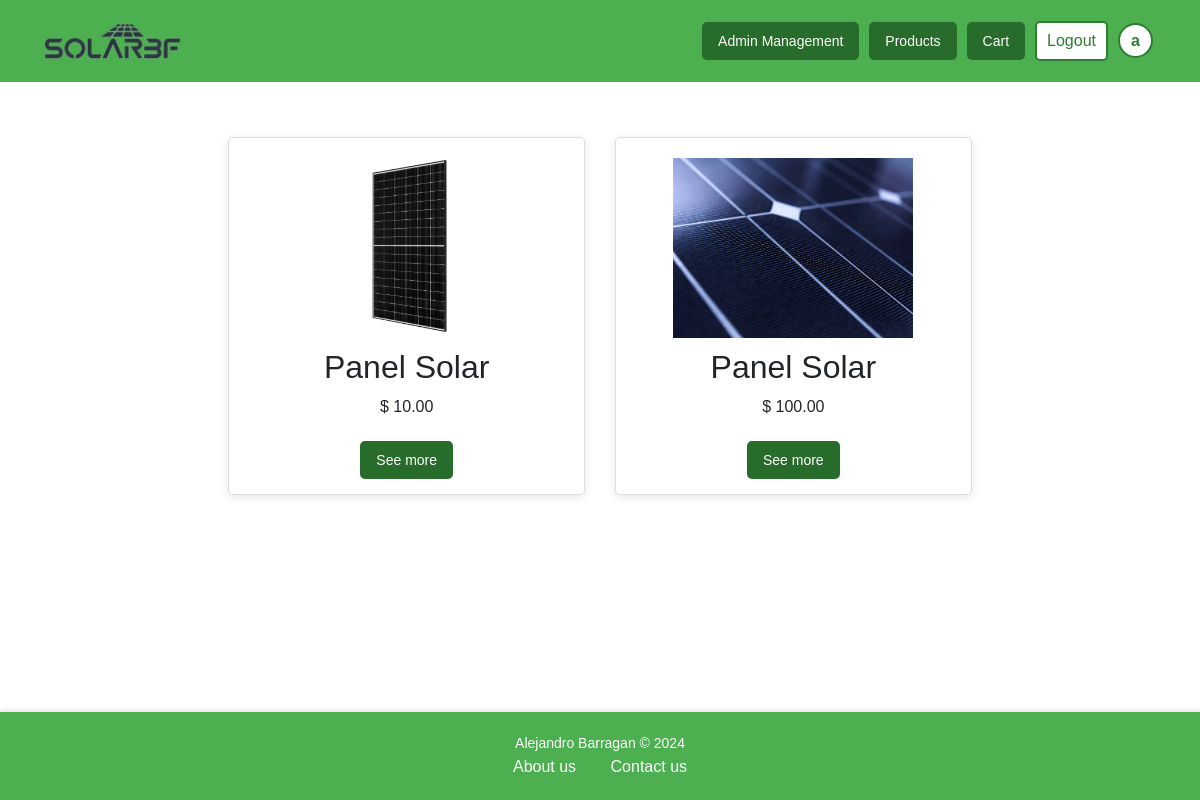
The page /products/ (signed in) on the database as committed earlier.
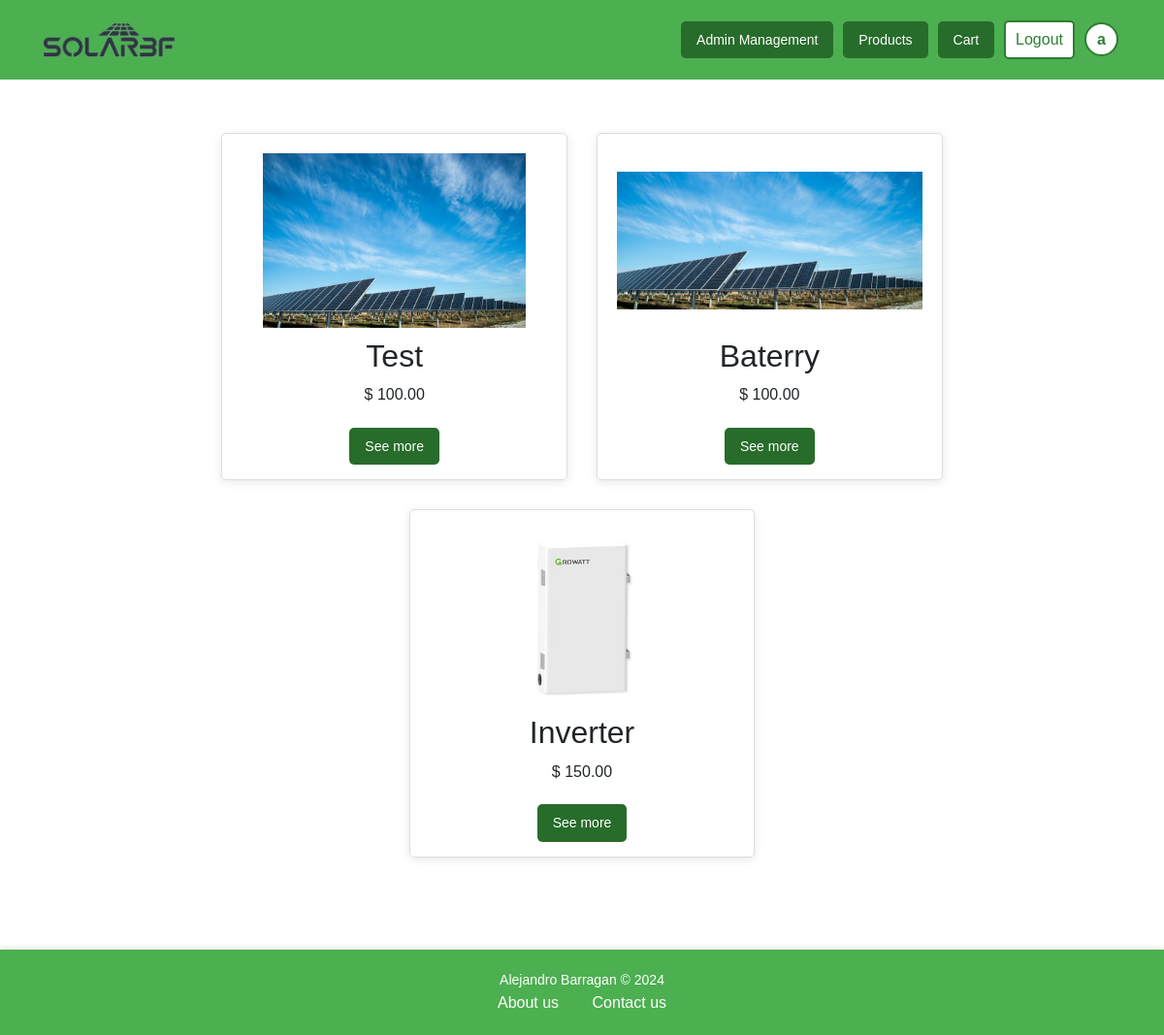
The same page on the database as committed later.
### accounts/models.py (models this page shows, shortened)
class CustomUser(AbstractUser):
    USER_TYPE_CHOICES = (
        ('user', 'User'),
        ('worker', 'Worker'),
        ('admin', 'Admin'),
    )
    role = models.CharField(max_length=10, default='user')
    team = models.ForeignKey(
        Team,
        on_delete=models.SET_NULL,
        blank=True, null=True,
        related_name='members'
    )
    email = models.EmailField(unique=True)
    street_address = models.CharField(max_length=255, blank=True, null=True)
    city = models.CharField(max_length=100, blank=True, null=True)
    state = models.CharField(max_length=100, blank=True, null=True)
    zip_code = models.CharField(max_length=20, blank=True, null=True)
    country = models.CharField(max_length=100, blank=True, null=True)

### products/models.py (models this page shows, shortened)
class Product(models.Model):
    name = models.CharField(max_length=255)
    description = models.TextField()
    price = models.DecimalField(max_digits=10, decimal_places=2)
    stock = models.PositiveIntegerField()
    category = models.ForeignKey(Category, on_delete=models.CASCADE)
    image = models.ImageField(upload_to='product_images/', blank=False, null=False)
    created_at = models.DateTimeField(auto_now_add=True)

### products/views.py (the view)
# urls.py: path('', views.product_view, name='products'),
@login_required
def product_view(request):
    products = Product.objects.all()
    return render(request, 'store/products.html', {'products': products})

### templates/store/products.html (shortened to what this page needs)
{% extends 'base.html' %}
{% load static %}
{% block style %}
    <link rel="stylesheet" href="{% static 'css/product.css' %}"/>
{% endblock %}
{% block content %}
    {% if user.is_authenticated %}
    <div class="product-list">
        {% for product in products %}
            <div class="product-item">
                <img src="{{ product.image.url }}" alt="{{ product.name }}">
                <h2>{{ product.name }}</h2>
                <p> $ {{ product.price }}</p>
                <button class="btn-custom btn-medium btn-primary" data-toggle="modal" data-target="#productModal{{ forloop.counter }}">See more</button>
            </div>
        {% empty %}
            <p>No products available.</p>
        {% endfor %}
    </div>
    {% else %}
        <script>
            window.location.href = "{% url 'home' %}";
        </script>
    {% endif %}
{% endblock %}

### templates/base.html (shortened to what this page needs)
{% load static %}
{% load bootstrap5 %}
<!DOCTYPE html>
<html lang="en">
<head>
    {% bootstrap_css %}
    <link rel="stylesheet" href="{% static 'css/base.css' %}">
    {% block style %}
    {% endblock %}
</head>
<body>
    {% include 'components/navbar.html' %}
        {% block content %}
        {% endblock %}
    {% include 'components/footer.html' %}
</body>
</html>

### templates/components/navbar.html (shortened to what this page needs)
{% load static %}
{% block style %}
    <link rel="stylesheet" href="{% static 'css/navbar.css' %}"/>
{% endblock %}
{% block content %}
<div class="navbar-container">
    <nav class="navbar">
        <div class="container">
            <a class="nav-link navbar-brand nav-logo" href="{% url 'home' %}">
                <img src="{% static 'images/SolarBFLogo1-1.png' %}" alt="">
            </a>
            <div class="nav-links" id="nav-links">
                {% if user.is_authenticated %}
                    {% if user.is_staff or user.role == 'worker' %}
                        <a class="btn-custom btn-medium btn-primary" href="{% url 'management' %}">Admin Management</a>
                    {% endif %}
                        <a class="btn-custom btn-medium btn-primary" href="{% url 'products' %}">Products</a>
                        <a class="btn-custom btn-medium btn-primary" href="{% url 'cart' %}">Cart</a>
                        <a class="btn-custom btn-logout" href="{% url 'logout' %}">Logout</a>
                        <a class="btn-custom btn-profile" href="{% url 'profile' %}">{{ user.username|slice:":1" }}</a>
                    {% else %}
                        <a class="btn-login" href="{% url 'login' %}">Login</a>
                    {% endif %}
            </div>
        </div>
    </nav>
</div>
{% endblock %}

### templates/components/footer.html
{% load static %}
{% block style %}
    <link rel="stylesheet" href="{% static 'css/footer.css' %}"/>
{% endblock %}
{% block content %}
<div class="footer-container">
    <footer>
        <p>Alejandro Barragan © 2024</p>
        <a class="footer-link" href="{% url 'about' %}">About us</a>
        <a class="footer-link" href="{% url 'contact' %}">Contact us</a>
    </footer>
</div>
{% endblock %}

### static/css/base.css (style rules this page uses)
* { box-sizing: border-box; margin: 0; padding: 0; }
body { background-color: linear-gradient(135deg, #f8f9fa 0%, #e9ecef 100%); font-family: Arial, sans-serif; line-height: 1.6; }
a { text-decoration: none; }
img { max-width: 100%; height: auto; }
.btn-custom { display: inline-block; border: none; border-radius: 5px; cursor: pointer; transition: all 0.3s ease; text-align: center; text-decoration: none; margin: 5px; }
.btn-custom.btn-medium { padding: 8px 16px; font-size: 14px; }
.btn-primary { background-color: #276c2a; color: white; }

### static/css/product.css (style rules this page uses)
.product-list { display: flex; flex-wrap: wrap; gap: 20px; justify-content: center; margin-bottom: 40px; padding: 50px; }
.product-item { border: 1px solid #ddd; border-radius: 5px; width: 250px; text-align: center; padding: 10px; box-shadow: 0 2px 10px rgba(0, 0, 0, 0.1); transition: transform 0.2s; margin: 5px; }
.product-item img { width: 100%; height: 200px; object-fit: contain; padding: 10px; background: white; }
@media (max-width: 1200px) { .product-item { width: calc(33.33% - 10px); } }

### static/css/navbar.css (style rules this page uses)
.navbar-container { background-color: #4CAF50; }
.navbar { display: flex; justify-content: center; align-items: center; padding: 1rem; }
.container { display: flex; justify-content: space-between; align-items: center; width: 100%; }
.navbar-brand { margin-right: auto; font-size: 1.5rem; color: #fff; text-decoration: none; }
.nav-links { display: flex; align-items: center; }
.navbar .btn-logout, .btn-login { background-color: white; color: #2E7D32; border: 2px solid #2E7D32; padding: 5px 10px; border-radius: 5px; font-size: 16px; cursor: pointer; transition: all 0.3s ease; }
.navbar .btn-profile { background-color: white; color: #2E7D32; border: 2px solid #2E7D32; border-radius: 50%; font-size: 16px; width: 35px; height: 35px; display: flex; align-items: center; justify-content: center; font-weight: bold; cursor: pointer; transition: all 0.3s ease; }
.nav-logo { display: flex; align-items: center; height: 100%; padding: 5px 0; }
.nav-logo img { max-height: 40px; width: auto; object-fit: contain; }

### static/css/footer.css (style rules this page uses)
html, body { height: 100%; margin: 0; }
body { display: flex; flex-direction: column; }
.footer-container { background-color: #4CAF50; color: #ffffff; text-align: center; padding: 20px 0; width: 100%; margin-top: auto; box-shadow: 0 -2px 5px rgba(0, 0, 0, 0.1); }
.footer-container p { margin: 0; font-size: 14px; }
.footer-link { color: #ffffff; text-decoration: none; margin: 0 15px; transition: color 0.3s ease; }

Rows that differ between the two databases and show on the page:
removed Product: image (picture), name "Panel Solar", price "10.00"
removed Product: image (picture), name "Panel Solar", price "100.00"
added Product: image (picture), name "Test", price "100.00"
added Product: image (picture), name "Baterry", price "100.00"
added Product: image (picture), name "Inverter", price "150.00"
